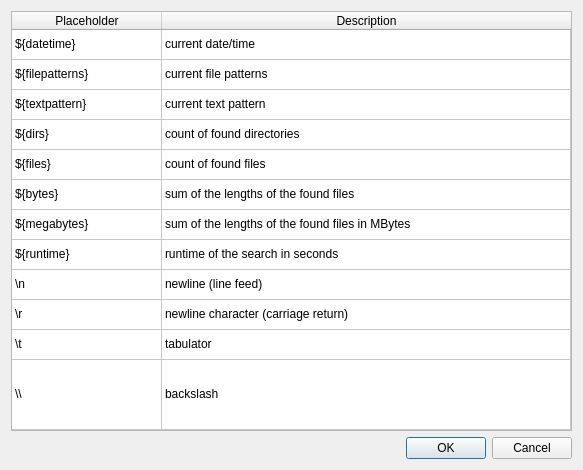
<?xml version="1.0" encoding="UTF-8"?>
<ui version="4.0">
 <class>DialogGlobalPlaceholder</class>
 <widget class="QDialog" name="DialogGlobalPlaceholder">
  <property name="geometry">
   <rect>
    <x>0</x>
    <y>0</y>
    <width>583</width>
    <height>470</height>
   </rect>
  </property>
  <property name="windowTitle">
   <string>Placeholders for Header and Footer</string>
  </property>
  <property name="modal">
   <bool>true</bool>
  </property>
  <layout class="QVBoxLayout" name="verticalLayout">
   <item>
    <widget class="QTableWidget" name="tableWidget">
     <attribute name="horizontalHeaderDefaultSectionSize">
      <number>150</number>
     </attribute>
     <attribute name="horizontalHeaderStretchLastSection">
      <bool>true</bool>
     </attribute>
     <attribute name="verticalHeaderVisible">
      <bool>false</bool>
     </attribute>
     <attribute name="verticalHeaderStretchLastSection">
      <bool>true</bool>
     </attribute>
     <row>
      <property name="text">
       <string notr="true">New Row</string>
      </property>
     </row>
     <row>
      <property name="text">
       <string>New Row</string>
      </property>
     </row>
     <row>
      <property name="text">
       <string>New Row</string>
      </property>
     </row>
     <row>
      <property name="text">
       <string>New Row</string>
      </property>
     </row>
     <row>
      <property name="text">
       <string>New Row</string>
      </property>
     </row>
     <row>
      <property name="text">
       <string>New Row</string>
      </property>
     </row>
     <row>
      <property name="text">
       <string>New Row</string>
      </property>
     </row>
     <row>
      <property name="text">
       <string>New Row</string>
      </property>
     </row>
     <row>
      <property name="text">
       <string>New Row</string>
      </property>
     </row>
     <row>
      <property name="text">
       <string>New Row</string>
      </property>
     </row>
     <row>
      <property name="text">
       <string>New Row</string>
      </property>
     </row>
     <row>
      <property name="text">
       <string>New Row</string>
      </property>
     </row>
     <column>
      <property name="text">
       <string>Placeholder</string>
      </property>
     </column>
     <column>
      <property name="text">
       <string>Description</string>
      </property>
     </column>
     <item row="0" column="0">
      <property name="text">
       <string notr="true">${datetime}</string>
      </property>
     </item>
     <item row="0" column="1">
      <property name="text">
       <string>current date/time</string>
      </property>
     </item>
     <item row="1" column="0">
      <property name="text">
       <string notr="true">${filepatterns}</string>
      </property>
     </item>
     <item row="1" column="1">
      <property name="text">
       <string>current file patterns</string>
      </property>
     </item>
     <item row="2" column="0">
      <property name="text">
       <string notr="true">${textpattern}</string>
      </property>
     </item>
     <item row="2" column="1">
      <property name="text">
       <string>current text pattern</string>
      </property>
     </item>
     <item row="3" column="0">
      <property name="text">
       <string notr="true">${dirs}</string>
      </property>
     </item>
     <item row="3" column="1">
      <property name="text">
       <string>count of found directories</string>
      </property>
     </item>
     <item row="4" column="0">
      <property name="text">
       <string notr="true">${files}</string>
      </property>
     </item>
     <item row="4" column="1">
      <property name="text">
       <string>count of found files</string>
      </property>
     </item>
     <item row="5" column="0">
      <property name="text">
       <string notr="true">${bytes}</string>
      </property>
     </item>
     <item row="5" column="1">
      <property name="text">
       <string>sum of the lengths of the found files</string>
      </property>
     </item>
     <item row="6" column="0">
      <property name="text">
       <string notr="true">${megabytes}</string>
      </property>
     </item>
     <item row="6" column="1">
      <property name="text">
       <string>sum of the lengths of the found files in MBytes</string>
      </property>
     </item>
     <item row="7" column="0">
      <property name="text">
       <string notr="true">${runtime}</string>
      </property>
     </item>
     <item row="7" column="1">
      <property name="text">
       <string>runtime of the search in seconds</string>
      </property>
     </item>
     <item row="8" column="0">
      <property name="text">
       <string notr="true">\n</string>
      </property>
     </item>
     <item row="8" column="1">
      <property name="text">
       <string>newline (line feed)</string>
      </property>
     </item>
     <item row="9" column="0">
      <property name="text">
       <string notr="true">\r</string>
      </property>
     </item>
     <item row="9" column="1">
      <property name="text">
       <string>newline character (carriage return)</string>
      </property>
     </item>
     <item row="10" column="0">
      <property name="text">
       <string notr="true">\t</string>
      </property>
     </item>
     <item row="10" column="1">
      <property name="text">
       <string>tabulator</string>
      </property>
     </item>
     <item row="11" column="0">
      <property name="text">
       <string notr="true">\\</string>
      </property>
     </item>
     <item row="11" column="1">
      <property name="text">
       <string>backslash</string>
      </property>
     </item>
    </widget>
   </item>
   <item>
    <widget class="QDialogButtonBox" name="buttonBox">
     <property name="orientation">
      <enum>Qt::Horizontal</enum>
     </property>
     <property name="standardButtons">
      <set>QDialogButtonBox::Cancel|QDialogButtonBox::Ok</set>
     </property>
    </widget>
   </item>
  </layout>
 </widget>
 <resources/>
 <connections>
  <connection>
   <sender>buttonBox</sender>
   <signal>accepted()</signal>
   <receiver>DialogGlobalPlaceholder</receiver>
   <slot>accept()</slot>
   <hints>
    <hint type="sourcelabel">
     <x>248</x>
     <y>254</y>
    </hint>
    <hint type="destinationlabel">
     <x>157</x>
     <y>274</y>
    </hint>
   </hints>
  </connection>
  <connection>
   <sender>buttonBox</sender>
   <signal>rejected()</signal>
   <receiver>DialogGlobalPlaceholder</receiver>
   <slot>reject()</slot>
   <hints>
    <hint type="sourcelabel">
     <x>316</x>
     <y>260</y>
    </hint>
    <hint type="destinationlabel">
     <x>286</x>
     <y>274</y>
    </hint>
   </hints>
  </connection>
 </connections>
</ui>
